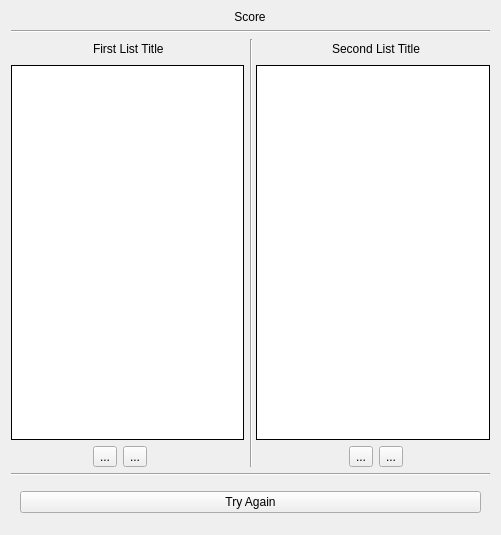
<?xml version="1.0" encoding="UTF-8"?>
<ui version="4.0">
 <class>MatchFollowingSimulator</class>
 <widget class="QWidget" name="MatchFollowingSimulator">
  <property name="geometry">
   <rect>
    <x>0</x>
    <y>0</y>
    <width>501</width>
    <height>535</height>
   </rect>
  </property>
  <property name="windowTitle">
   <string>Form</string>
  </property>
  <layout class="QVBoxLayout" name="verticalLayout_2">
   <property name="spacing">
    <number>2</number>
   </property>
   <property name="leftMargin">
    <number>2</number>
   </property>
   <property name="topMargin">
    <number>1</number>
   </property>
   <property name="rightMargin">
    <number>2</number>
   </property>
   <property name="bottomMargin">
    <number>4</number>
   </property>
   <item>
    <widget class="SlidingStackedWidget" name="m_phoneWidget">
     <property name="currentIndex">
      <number>2</number>
     </property>
     <widget class="QWidget" name="m_pageStopped">
      <layout class="QHBoxLayout" name="horizontalLayout_3">
       <property name="leftMargin">
        <number>0</number>
       </property>
       <property name="topMargin">
        <number>0</number>
       </property>
       <property name="rightMargin">
        <number>0</number>
       </property>
       <property name="bottomMargin">
        <number>0</number>
       </property>
       <item>
        <widget class="QLabel" name="m_lblHeading_2">
         <property name="text">
          <string notr="true">&lt;html&gt;&lt;head/&gt;&lt;body&gt;&lt;p&gt;&lt;span style=&quot; font-size:18pt;&quot;&gt;Match The Following&lt;/span&gt;&lt;/p&gt;&lt;/body&gt;&lt;/html&gt;</string>
         </property>
         <property name="alignment">
          <set>Qt::AlignCenter</set>
         </property>
        </widget>
       </item>
      </layout>
     </widget>
     <widget class="QWidget" name="m_pageWelcome">
      <layout class="QGridLayout" name="gridLayout_2">
       <item row="2" column="0" colspan="3">
        <widget class="Line" name="line_2">
         <property name="orientation">
          <enum>Qt::Horizontal</enum>
         </property>
        </widget>
       </item>
       <item row="5" column="0">
        <spacer name="horizontalSpacer_3">
         <property name="orientation">
          <enum>Qt::Horizontal</enum>
         </property>
         <property name="sizeHint" stdset="0">
          <size>
           <width>0</width>
           <height>0</height>
          </size>
         </property>
        </spacer>
       </item>
       <item row="5" column="1">
        <widget class="QPushButton" name="m_btnStart">
         <property name="enabled">
          <bool>false</bool>
         </property>
         <property name="text">
          <string>&amp;Start</string>
         </property>
        </widget>
       </item>
       <item row="5" column="2">
        <spacer name="horizontalSpacer_4">
         <property name="orientation">
          <enum>Qt::Horizontal</enum>
         </property>
         <property name="sizeHint" stdset="0">
          <size>
           <width>0</width>
           <height>0</height>
          </size>
         </property>
        </spacer>
       </item>
       <item row="3" column="0" colspan="3">
        <widget class="QLabel" name="m_lblAuthor">
         <property name="text">
          <string notr="true">Author</string>
         </property>
         <property name="alignment">
          <set>Qt::AlignCenter</set>
         </property>
        </widget>
       </item>
       <item row="1" column="0" colspan="3">
        <widget class="QLabel" name="m_lblHeading">
         <property name="text">
          <string notr="true">Heading</string>
         </property>
         <property name="alignment">
          <set>Qt::AlignCenter</set>
         </property>
        </widget>
       </item>
       <item row="0" column="0" colspan="3">
        <spacer name="verticalSpacer_2">
         <property name="orientation">
          <enum>Qt::Vertical</enum>
         </property>
         <property name="sizeHint" stdset="0">
          <size>
           <width>0</width>
           <height>0</height>
          </size>
         </property>
        </spacer>
       </item>
       <item row="4" column="0" colspan="3">
        <spacer name="verticalSpacer_3">
         <property name="orientation">
          <enum>Qt::Vertical</enum>
         </property>
         <property name="sizeHint" stdset="0">
          <size>
           <width>0</width>
           <height>0</height>
          </size>
         </property>
        </spacer>
       </item>
      </layout>
     </widget>
     <widget class="QWidget" name="m_pageTopics">
      <layout class="QVBoxLayout" name="verticalLayout_4">
       <item>
        <widget class="QStackedWidget" name="m_flipperTitle">
         <property name="sizePolicy">
          <sizepolicy hsizetype="Expanding" vsizetype="Fixed">
           <horstretch>0</horstretch>
           <verstretch>0</verstretch>
          </sizepolicy>
         </property>
         <property name="currentIndex">
          <number>1</number>
         </property>
         <widget class="QWidget" name="m_pageTitle">
          <layout class="QHBoxLayout" name="horizontalLayout">
           <property name="spacing">
            <number>0</number>
           </property>
           <property name="leftMargin">
            <number>0</number>
           </property>
           <property name="topMargin">
            <number>0</number>
           </property>
           <property name="rightMargin">
            <number>0</number>
           </property>
           <property name="bottomMargin">
            <number>0</number>
           </property>
           <item>
            <widget class="QLabel" name="m_lblTemplateTitle">
             <property name="sizePolicy">
              <sizepolicy hsizetype="Fixed" vsizetype="Preferred">
               <horstretch>0</horstretch>
               <verstretch>0</verstretch>
              </sizepolicy>
             </property>
             <property name="sizeIncrement">
              <size>
               <width>0</width>
               <height>0</height>
              </size>
             </property>
             <property name="baseSize">
              <size>
               <width>0</width>
               <height>0</height>
              </size>
             </property>
             <property name="layoutDirection">
              <enum>Qt::LeftToRight</enum>
             </property>
             <property name="text">
              <string>Template Title</string>
             </property>
             <property name="alignment">
              <set>Qt::AlignCenter</set>
             </property>
             <property name="margin">
              <number>4</number>
             </property>
            </widget>
           </item>
          </layout>
         </widget>
         <widget class="QWidget" name="m_pageScore">
          <layout class="QHBoxLayout" name="horizontalLayout_4">
           <property name="spacing">
            <number>0</number>
           </property>
           <property name="leftMargin">
            <number>0</number>
           </property>
           <property name="topMargin">
            <number>0</number>
           </property>
           <property name="rightMargin">
            <number>0</number>
           </property>
           <property name="bottomMargin">
            <number>0</number>
           </property>
           <item>
            <widget class="QLabel" name="m_lblScore">
             <property name="sizePolicy">
              <sizepolicy hsizetype="Fixed" vsizetype="Preferred">
               <horstretch>0</horstretch>
               <verstretch>0</verstretch>
              </sizepolicy>
             </property>
             <property name="text">
              <string>Score</string>
             </property>
             <property name="alignment">
              <set>Qt::AlignCenter</set>
             </property>
             <property name="margin">
              <number>4</number>
             </property>
            </widget>
           </item>
          </layout>
         </widget>
        </widget>
       </item>
       <item>
        <widget class="Line" name="line">
         <property name="orientation">
          <enum>Qt::Horizontal</enum>
         </property>
        </widget>
       </item>
       <item>
        <layout class="QGridLayout" name="gridLayout">
         <item row="0" column="0">
          <spacer name="horizontalSpacer_8">
           <property name="orientation">
            <enum>Qt::Horizontal</enum>
           </property>
           <property name="sizeHint" stdset="0">
            <size>
             <width>18</width>
             <height>20</height>
            </size>
           </property>
          </spacer>
         </item>
         <item row="0" column="1" colspan="3">
          <widget class="QLabel" name="m_lblFirstListTitle">
           <property name="sizePolicy">
            <sizepolicy hsizetype="Fixed" vsizetype="Preferred">
             <horstretch>0</horstretch>
             <verstretch>0</verstretch>
            </sizepolicy>
           </property>
           <property name="maximumSize">
            <size>
             <width>16777215</width>
             <height>16777215</height>
            </size>
           </property>
           <property name="text">
            <string>First List Title</string>
           </property>
           <property name="textFormat">
            <enum>Qt::RichText</enum>
           </property>
           <property name="scaledContents">
            <bool>false</bool>
           </property>
           <property name="margin">
            <number>3</number>
           </property>
          </widget>
         </item>
         <item row="0" column="4">
          <spacer name="horizontalSpacer_9">
           <property name="orientation">
            <enum>Qt::Horizontal</enum>
           </property>
           <property name="sizeHint" stdset="0">
            <size>
             <width>28</width>
             <height>20</height>
            </size>
           </property>
          </spacer>
         </item>
         <item row="0" column="5" rowspan="4" colspan="2">
          <widget class="Line" name="line_4">
           <property name="orientation">
            <enum>Qt::Vertical</enum>
           </property>
          </widget>
         </item>
         <item row="0" column="7">
          <spacer name="horizontalSpacer_7">
           <property name="orientation">
            <enum>Qt::Horizontal</enum>
           </property>
           <property name="sizeHint" stdset="0">
            <size>
             <width>18</width>
             <height>20</height>
            </size>
           </property>
          </spacer>
         </item>
         <item row="0" column="8" colspan="4">
          <widget class="QLabel" name="m_lblSecondListTitle">
           <property name="sizePolicy">
            <sizepolicy hsizetype="Fixed" vsizetype="Preferred">
             <horstretch>0</horstretch>
             <verstretch>0</verstretch>
            </sizepolicy>
           </property>
           <property name="text">
            <string>Second List Title</string>
           </property>
           <property name="margin">
            <number>3</number>
           </property>
          </widget>
         </item>
         <item row="0" column="12">
          <spacer name="horizontalSpacer_10">
           <property name="orientation">
            <enum>Qt::Horizontal</enum>
           </property>
           <property name="sizeHint" stdset="0">
            <size>
             <width>28</width>
             <height>20</height>
            </size>
           </property>
          </spacer>
         </item>
         <item row="1" column="0" colspan="5">
          <widget class="QListWidget" name="m_listFirst">
           <property name="sizePolicy">
            <sizepolicy hsizetype="Expanding" vsizetype="Expanding">
             <horstretch>0</horstretch>
             <verstretch>0</verstretch>
            </sizepolicy>
           </property>
           <property name="toolTip">
            <string>First list</string>
           </property>
           <property name="frameShape">
            <enum>QFrame::Box</enum>
           </property>
           <property name="frameShadow">
            <enum>QFrame::Plain</enum>
           </property>
           <property name="lineWidth">
            <number>1</number>
           </property>
          </widget>
         </item>
         <item row="1" column="6" colspan="7">
          <widget class="QListWidget" name="m_listSecond">
           <property name="sizePolicy">
            <sizepolicy hsizetype="Expanding" vsizetype="Expanding">
             <horstretch>0</horstretch>
             <verstretch>0</verstretch>
            </sizepolicy>
           </property>
           <property name="toolTip">
            <string>Second list</string>
           </property>
           <property name="frameShape">
            <enum>QFrame::Box</enum>
           </property>
           <property name="frameShadow">
            <enum>QFrame::Plain</enum>
           </property>
          </widget>
         </item>
         <item row="2" column="1" rowspan="2">
          <widget class="PlainToolButton" name="m_btnFirstItemUp">
           <property name="sizePolicy">
            <sizepolicy hsizetype="Preferred" vsizetype="Fixed">
             <horstretch>0</horstretch>
             <verstretch>0</verstretch>
            </sizepolicy>
           </property>
           <property name="toolTip">
            <string>Move topic up.</string>
           </property>
           <property name="text">
            <string>...</string>
           </property>
           <property name="iconSize">
            <size>
             <width>24</width>
             <height>24</height>
            </size>
           </property>
          </widget>
         </item>
         <item row="2" column="2" rowspan="2">
          <widget class="PlainToolButton" name="m_btnFirstItemDown">
           <property name="sizePolicy">
            <sizepolicy hsizetype="Preferred" vsizetype="Fixed">
             <horstretch>0</horstretch>
             <verstretch>0</verstretch>
            </sizepolicy>
           </property>
           <property name="toolTip">
            <string>Move topic down.</string>
           </property>
           <property name="text">
            <string>...</string>
           </property>
           <property name="iconSize">
            <size>
             <width>24</width>
             <height>24</height>
            </size>
           </property>
          </widget>
         </item>
         <item row="2" column="9" rowspan="2">
          <widget class="PlainToolButton" name="m_btnSecondItemUp">
           <property name="sizePolicy">
            <sizepolicy hsizetype="Preferred" vsizetype="Fixed">
             <horstretch>0</horstretch>
             <verstretch>0</verstretch>
            </sizepolicy>
           </property>
           <property name="toolTip">
            <string>Move topic up.</string>
           </property>
           <property name="text">
            <string>...</string>
           </property>
           <property name="iconSize">
            <size>
             <width>24</width>
             <height>24</height>
            </size>
           </property>
          </widget>
         </item>
         <item row="2" column="10" rowspan="2">
          <widget class="PlainToolButton" name="m_btnSecondItemDown">
           <property name="sizePolicy">
            <sizepolicy hsizetype="Preferred" vsizetype="Fixed">
             <horstretch>0</horstretch>
             <verstretch>0</verstretch>
            </sizepolicy>
           </property>
           <property name="toolTip">
            <string>Move topic down.</string>
           </property>
           <property name="text">
            <string>...</string>
           </property>
           <property name="iconSize">
            <size>
             <width>24</width>
             <height>24</height>
            </size>
           </property>
          </widget>
         </item>
         <item row="3" column="0">
          <spacer name="horizontalSpacer">
           <property name="orientation">
            <enum>Qt::Horizontal</enum>
           </property>
           <property name="sizeType">
            <enum>QSizePolicy::Expanding</enum>
           </property>
           <property name="sizeHint" stdset="0">
            <size>
             <width>68</width>
             <height>20</height>
            </size>
           </property>
          </spacer>
         </item>
         <item row="3" column="3" colspan="2">
          <spacer name="horizontalSpacer_2">
           <property name="orientation">
            <enum>Qt::Horizontal</enum>
           </property>
           <property name="sizeType">
            <enum>QSizePolicy::Expanding</enum>
           </property>
           <property name="sizeHint" stdset="0">
            <size>
             <width>68</width>
             <height>20</height>
            </size>
           </property>
          </spacer>
         </item>
         <item row="3" column="6" colspan="3">
          <spacer name="horizontalSpacer_5">
           <property name="orientation">
            <enum>Qt::Horizontal</enum>
           </property>
           <property name="sizeHint" stdset="0">
            <size>
             <width>68</width>
             <height>20</height>
            </size>
           </property>
          </spacer>
         </item>
         <item row="3" column="11" colspan="2">
          <spacer name="horizontalSpacer_6">
           <property name="orientation">
            <enum>Qt::Horizontal</enum>
           </property>
           <property name="sizeHint" stdset="0">
            <size>
             <width>58</width>
             <height>20</height>
            </size>
           </property>
          </spacer>
         </item>
        </layout>
       </item>
       <item>
        <widget class="Line" name="line_3">
         <property name="orientation">
          <enum>Qt::Horizontal</enum>
         </property>
        </widget>
       </item>
       <item>
        <widget class="QStackedWidget" name="m_flipperAnswer">
         <property name="sizePolicy">
          <sizepolicy hsizetype="Expanding" vsizetype="Fixed">
           <horstretch>0</horstretch>
           <verstretch>0</verstretch>
          </sizepolicy>
         </property>
         <property name="currentIndex">
          <number>1</number>
         </property>
         <widget class="QWidget" name="m_pageAnswer">
          <layout class="QVBoxLayout" name="verticalLayout">
           <item>
            <widget class="QPushButton" name="m_btnAnswer">
             <property name="sizePolicy">
              <sizepolicy hsizetype="Expanding" vsizetype="Fixed">
               <horstretch>0</horstretch>
               <verstretch>0</verstretch>
              </sizepolicy>
             </property>
             <property name="text">
              <string>Check Answer</string>
             </property>
            </widget>
           </item>
          </layout>
         </widget>
         <widget class="QWidget" name="m_pageTryAgain">
          <layout class="QVBoxLayout" name="verticalLayout_3">
           <item>
            <widget class="QPushButton" name="m_btnTryAgain">
             <property name="toolTip">
              <string>Try Again</string>
             </property>
             <property name="text">
              <string>Try Again</string>
             </property>
            </widget>
           </item>
          </layout>
         </widget>
        </widget>
       </item>
      </layout>
     </widget>
    </widget>
   </item>
  </layout>
 </widget>
 <customwidgets>
  <customwidget>
   <class>SlidingStackedWidget</class>
   <extends>QStackedWidget</extends>
   <header>templates/matchthefollowing/slidingstackedwidget.h</header>
   <container>1</container>
  </customwidget>
  <customwidget>
   <class>PlainToolButton</class>
   <extends>QToolButton</extends>
   <header>plaintoolbutton.h</header>
  </customwidget>
 </customwidgets>
 <resources/>
 <connections/>
</ui>
